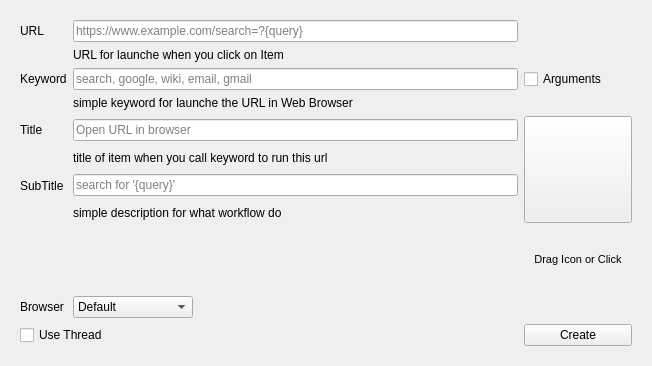
<?xml version="1.0" encoding="UTF-8"?>
<ui version="4.0">
 <class>Form</class>
 <widget class="QWidget" name="Form">
  <property name="geometry">
   <rect>
    <x>0</x>
    <y>0</y>
    <width>652</width>
    <height>366</height>
   </rect>
  </property>
  <property name="windowTitle">
   <string>Form</string>
  </property>
  <layout class="QGridLayout" name="gridLayout">
   <item row="0" column="0">
    <widget class="QFrame" name="frame">
     <property name="frameShape">
      <enum>QFrame::NoFrame</enum>
     </property>
     <property name="frameShadow">
      <enum>QFrame::Plain</enum>
     </property>
     <layout class="QGridLayout" name="gridLayout_2">
      <item row="5" column="1">
       <widget class="QLabel" name="label_6">
        <property name="sizePolicy">
         <sizepolicy hsizetype="Preferred" vsizetype="Fixed">
          <horstretch>0</horstretch>
          <verstretch>0</verstretch>
         </sizepolicy>
        </property>
        <property name="text">
         <string>title of item when you call keyword to run this url</string>
        </property>
       </widget>
      </item>
      <item row="4" column="2" rowspan="4">
       <widget class="QToolButton" name="btn_icon">
        <property name="acceptDrops">
         <bool>true</bool>
        </property>
        <property name="text">
         <string/>
        </property>
        <property name="iconSize">
         <size>
          <width>100</width>
          <height>100</height>
         </size>
        </property>
       </widget>
      </item>
      <item row="2" column="1">
       <widget class="QLineEdit" name="line_key">
        <property name="placeholderText">
         <string>search, google, wiki, email, gmail</string>
        </property>
       </widget>
      </item>
      <item row="6" column="1">
       <widget class="QLineEdit" name="line_subtitle">
        <property name="placeholderText">
         <string>search for '{query}'</string>
        </property>
       </widget>
      </item>
      <item row="10" column="0">
       <widget class="QLabel" name="label_4">
        <property name="text">
         <string>Browser</string>
        </property>
       </widget>
      </item>
      <item row="3" column="1">
       <widget class="QLabel" name="label_9">
        <property name="sizePolicy">
         <sizepolicy hsizetype="Preferred" vsizetype="Fixed">
          <horstretch>0</horstretch>
          <verstretch>0</verstretch>
         </sizepolicy>
        </property>
        <property name="text">
         <string>simple keyword for launche the URL in Web Browser</string>
        </property>
       </widget>
      </item>
      <item row="10" column="1">
       <widget class="QComboBox" name="combo_browser">
        <property name="sizePolicy">
         <sizepolicy hsizetype="Fixed" vsizetype="Fixed">
          <horstretch>0</horstretch>
          <verstretch>0</verstretch>
         </sizepolicy>
        </property>
        <property name="maximumSize">
         <size>
          <width>120</width>
          <height>16777215</height>
         </size>
        </property>
        <item>
         <property name="text">
          <string>Default</string>
         </property>
        </item>
        <item>
         <property name="text">
          <string>In Window</string>
         </property>
        </item>
        <item>
         <property name="text">
          <string>TBB browser</string>
         </property>
        </item>
        <item>
         <property name="text">
          <string>Firefox</string>
         </property>
        </item>
        <item>
         <property name="text">
          <string>Google chrome</string>
         </property>
        </item>
        <item>
         <property name="text">
          <string>Chromium</string>
         </property>
        </item>
        <item>
         <property name="text">
          <string>Opera</string>
         </property>
        </item>
        <item>
         <property name="text">
          <string>Safary</string>
         </property>
        </item>
        <item>
         <property name="text">
          <string>Brave</string>
         </property>
        </item>
        <item>
         <property name="text">
          <string>Edge</string>
         </property>
        </item>
       </widget>
      </item>
      <item row="4" column="0">
       <widget class="QLabel" name="label_2">
        <property name="text">
         <string>Title</string>
        </property>
       </widget>
      </item>
      <item row="12" column="2">
       <widget class="QPushButton" name="btn_create">
        <property name="text">
         <string>Create</string>
        </property>
       </widget>
      </item>
      <item row="8" column="2">
       <widget class="QLabel" name="label_10">
        <property name="font">
         <font>
          <pointsize>8</pointsize>
         </font>
        </property>
        <property name="text">
         <string>Drag Icon or Click</string>
        </property>
        <property name="alignment">
         <set>Qt::AlignCenter</set>
        </property>
       </widget>
      </item>
      <item row="12" column="0" colspan="2">
       <widget class="QCheckBox" name="check_use_thread">
        <property name="text">
         <string>Use Thread</string>
        </property>
       </widget>
      </item>
      <item row="6" column="0">
       <widget class="QLabel" name="label_3">
        <property name="text">
         <string>SubTitle</string>
        </property>
       </widget>
      </item>
      <item row="2" column="0">
       <widget class="QLabel" name="label_7">
        <property name="text">
         <string>Keyword</string>
        </property>
       </widget>
      </item>
      <item row="0" column="1">
       <widget class="QLineEdit" name="line_url">
        <property name="placeholderText">
         <string>https://www.example.com/search=?{query}</string>
        </property>
       </widget>
      </item>
      <item row="4" column="1">
       <widget class="QLineEdit" name="line_title">
        <property name="placeholderText">
         <string>Open URL in browser</string>
        </property>
       </widget>
      </item>
      <item row="2" column="2">
       <widget class="QCheckBox" name="check_args">
        <property name="text">
         <string>Arguments</string>
        </property>
       </widget>
      </item>
      <item row="1" column="1" colspan="2">
       <widget class="QLabel" name="label_5">
        <property name="sizePolicy">
         <sizepolicy hsizetype="Preferred" vsizetype="Fixed">
          <horstretch>0</horstretch>
          <verstretch>0</verstretch>
         </sizepolicy>
        </property>
        <property name="text">
         <string>URL for launche when you click on Item </string>
        </property>
       </widget>
      </item>
      <item row="0" column="0">
       <widget class="QLabel" name="label">
        <property name="text">
         <string>URL</string>
        </property>
       </widget>
      </item>
      <item row="7" column="1">
       <widget class="QLabel" name="label_8">
        <property name="sizePolicy">
         <sizepolicy hsizetype="Preferred" vsizetype="Fixed">
          <horstretch>0</horstretch>
          <verstretch>0</verstretch>
         </sizepolicy>
        </property>
        <property name="text">
         <string>simple description for what workflow do</string>
        </property>
       </widget>
      </item>
     </layout>
    </widget>
   </item>
  </layout>
 </widget>
 <tabstops>
  <tabstop>line_url</tabstop>
  <tabstop>line_key</tabstop>
  <tabstop>check_args</tabstop>
  <tabstop>line_title</tabstop>
  <tabstop>line_subtitle</tabstop>
  <tabstop>combo_browser</tabstop>
  <tabstop>check_use_thread</tabstop>
  <tabstop>btn_icon</tabstop>
 </tabstops>
 <resources/>
 <connections/>
</ui>
